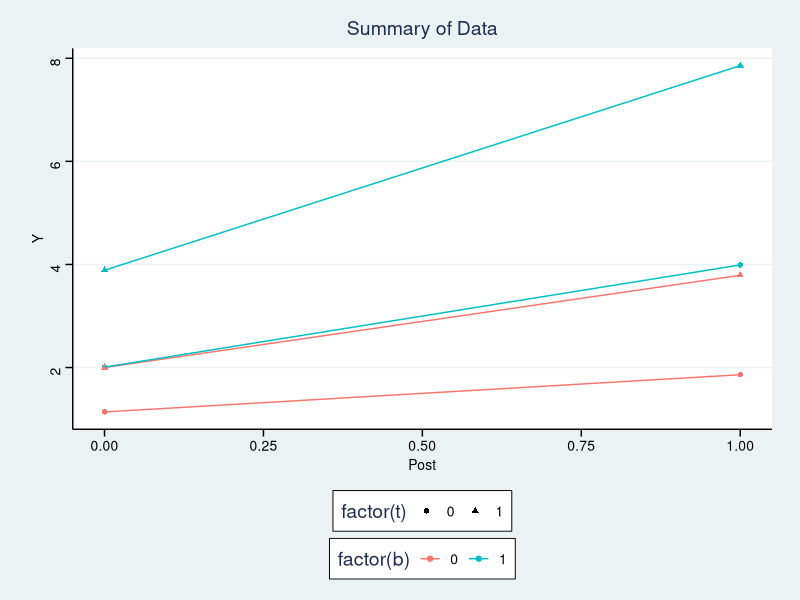
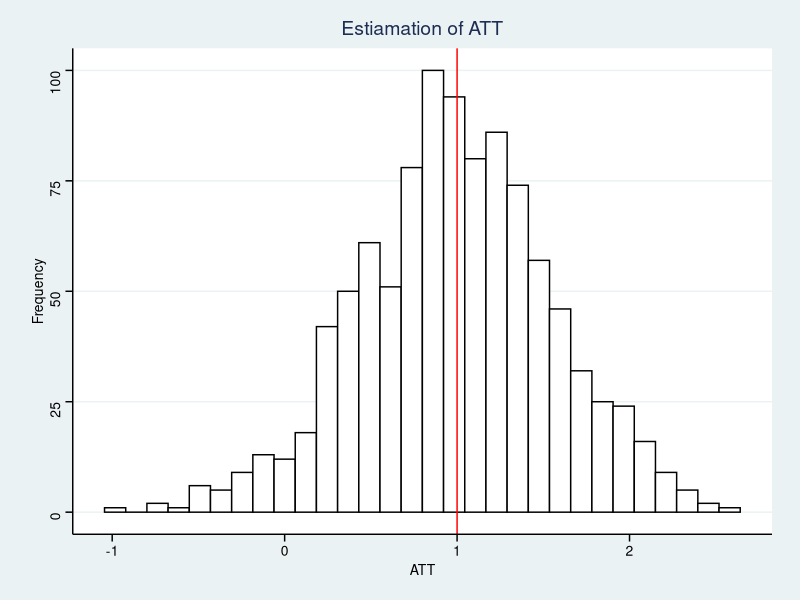
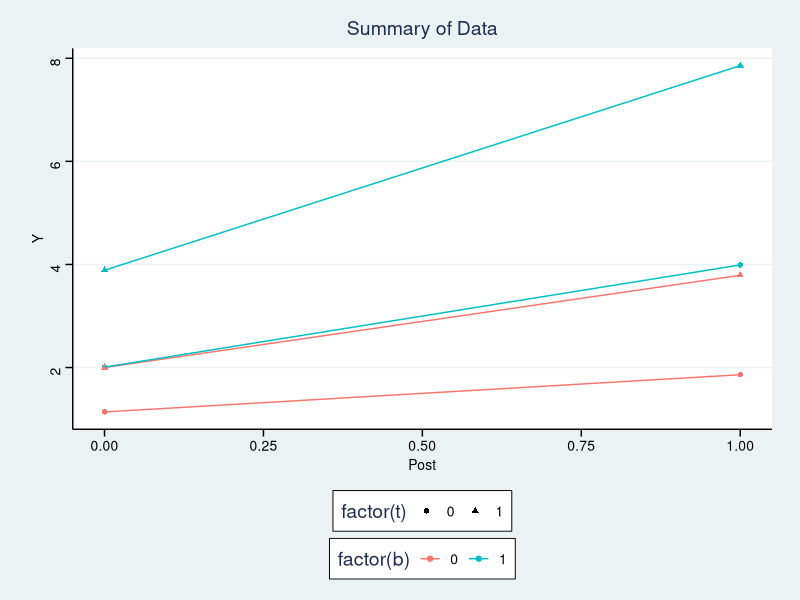
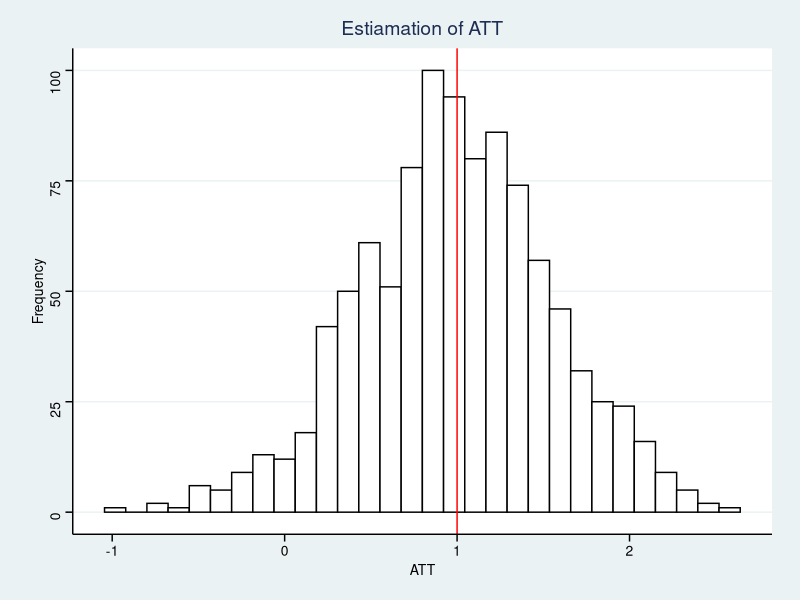

Write the R code that produced these figures, in order.
## ---- chunk 1
library(tidyverse)
library(ggthemes)
## ---- chunk 2
b0 <- 1
b1 <- 1
b2 <- 1
b3 <- 1
b4 <- 1
b5 <- 1
b6 <- 1
b7 <- 1

sigma <- 1
## ---- chunk 3
set.seed(14)

na <- 50
nb <- 50
pa <- 0.5
pb <- 0.5

t <- c(rbinom(na, 1, pa), rbinom(nb, 1, pb))
b <- c(rep(0, na), rep(1, nb))
post <- rep(c(0,1), na+nb)

eps <- rnorm((na+nb)*2, 0, sigma)

df <- tibble(
  t = rep(t, each=2),
  b = rep(b, each=2),
  post = post,
  eps = eps
) %>% 
  mutate(
    y = b0 + b1*t + b2*b + b3*post + b4*t*b + b5*t*post + b6*b*post + b7*t*b*post + eps
  )

df_summary <- df %>% 
  group_by(t, b, post) %>% 
  summarise(n=n(), y=mean(y))

df_summary %>% 
  ggplot(aes(x=post, y=y, color=factor(b), shape=factor(t))) +
  geom_point() +
  geom_line() +
  labs(title = "Summary of Data", x = "Post", y = "Y") +
  theme(legend.position = "bottom") +
  theme_stata()

ggsave("figure/summary_data.png", width = 8, height = 5)
## ---- chunk 4
set.seed(14)
M <- 1000

est_b7 <- replicate(M, {
  t <- c(rbinom(na, 1, pa), rbinom(nb, 1, pb))
  b <- c(rep(0, na), rep(1, nb))
  post <- rep(c(0,1), na+nb)
  
  eps <- rnorm((na+nb)*2, 0, sigma)
  
  df <- tibble(
    t = rep(t, each=2),
    b = rep(b, each=2),
    post = post,
    eps = eps
  ) %>% 
    mutate(
      y = b0 + b1*t + b2*b + b3*post + b4*t*b + b5*t*post + b6*b*post + b7*t*b*post + eps
    )
  
  lm(y ~ t*b*post, data=df)$coef[8]
})

tibble(effect = est_b7) %>% 
  ggplot(aes(x=effect)) +
  geom_histogram(bins=30, fill = "white", col = "black") +
  geom_vline(xintercept=b7, color='red') +
  labs(title = "Estiamation of ATT", x = "ATT", y = "Frequency") +
  theme_stata()

ggsave("figure/estimation_ATT.png", width = 8, height = 5)
## ---- chunk 5
set.seed(14)

M <- 1000

est_b7 <- replicate(M, {
  t <- rep(c(rbinom(na, 1, pa), rbinom(nb, 1, pb)), each = 9)
  b <- rep(c(rep(0, na), rep(1, nb)), each = 9)
  post <- rep(c(0,1), na+nb, each = 9)
  
  eps <- rnorm((na+nb)*2*9, 0, sigma)
  
  df <- tibble(
    t = rep(t, each=2),
    b = rep(b, each=2),
    post = post,
    eps = eps
  ) %>% 
    mutate(
      y = b0 + b1*t + b2*b + b3*post + b4*t*b + b5*t*post + b6*b*post + b7*t*b*post + eps
    )
  
  lm(y ~ t*b*post, data=df)$coef[8]
})

